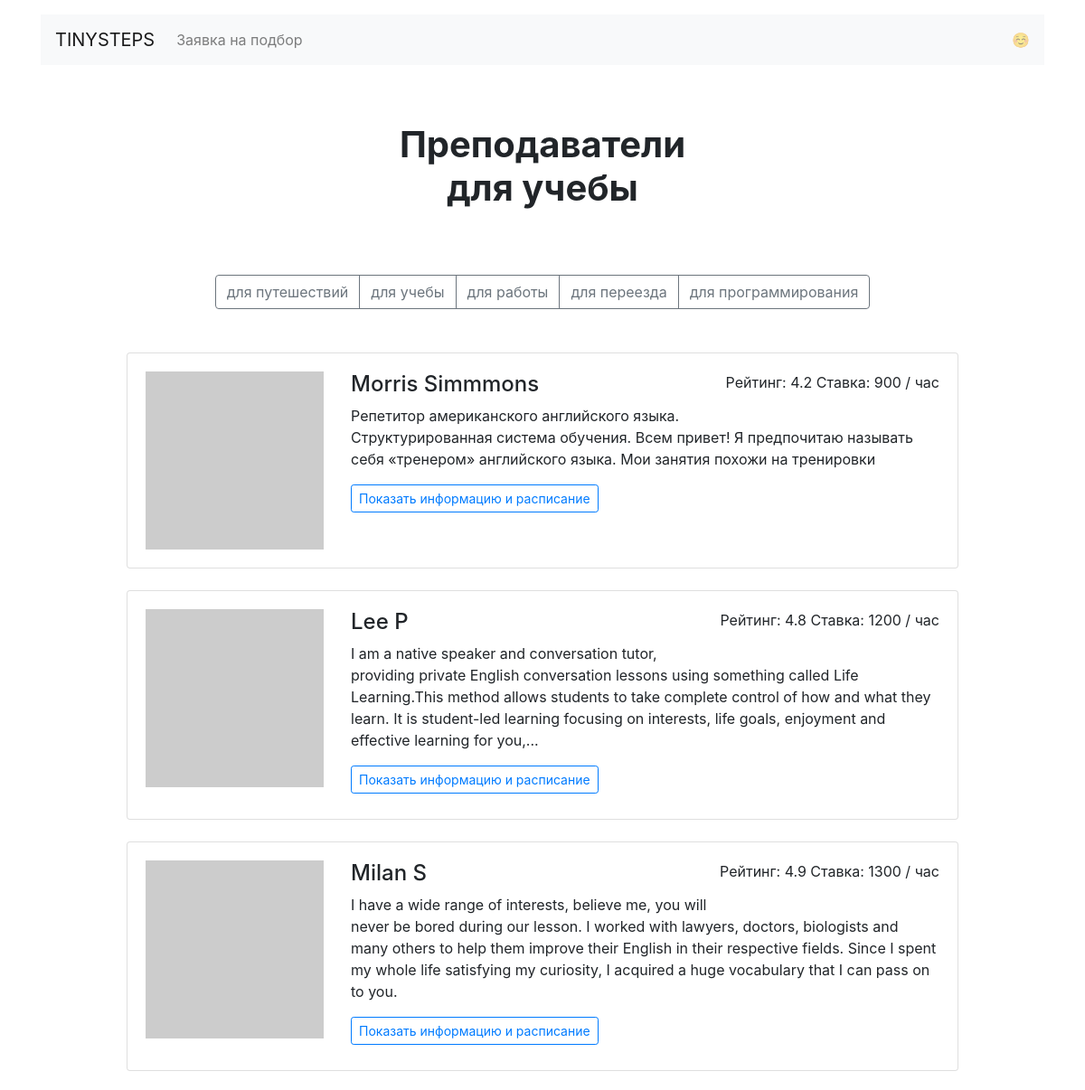
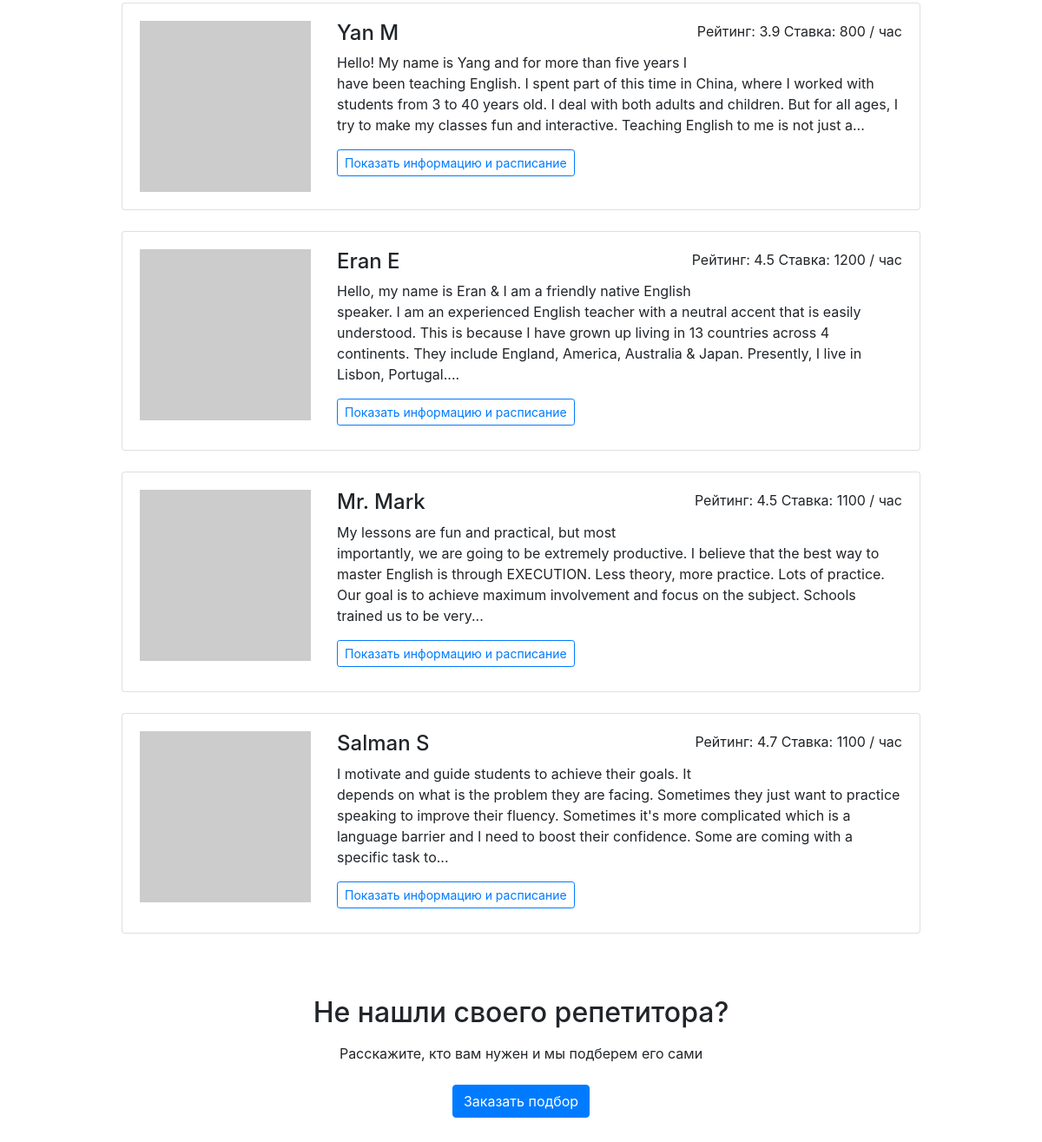
Page /goals/study/ on the committed database (2 pictures, top to bottom).
### app.py (models this page shows)
class Teachers(db.Model):
    __tablename__ = "teachers"
    id = db.Column(db.Integer, primary_key=True)
    name = db.Column(db.String, nullable=False)
    about = db.Column(db.String)
    rating = db.Column(db.Float, nullable=False)
    picture = db.Column(db.String, nullable=False)
    price = db.Column(db.Integer, nullable=False)
    gender = db.Column(db.Boolean, nullable=False)
    travel = db.Column(db.Boolean, nullable=False)
    study = db.Column(db.Boolean, nullable=False)
    work = db.Column(db.Boolean, nullable=False)
    program = db.Column(db.Boolean, nullable=False)
    relocate = db.Column(db.Boolean, nullable=False)
    book = db.relationship("Booking")

### app.py (the view)
@app.route('/goals/<goal>/')
def render_goals_page(goal):
    teacher = db.session.query(Teachers).all()
    if goal == 'travel':
        teacher = db.session.query(Teachers).filter(Teachers.travel == True).all()
    elif goal == 'study':
        teacher = db.session.query(Teachers).filter(Teachers.study == True).all()
    elif goal == 'work':
        teacher = db.session.query(Teachers).filter(Teachers.work == True).all()
    elif goal == 'program':
        teacher = db.session.query(Teachers).filter(Teachers.program == True).all()
    return render_template('goal.html', teachers=teacher, goal=goal, goals=goals)

### templates/goal.html
{% extends 'base.html' %}
{% block container %}
<main class="container mt-3">
  <h1 class="h1 text-center w-50 mx-auto mt-1 py-5 mb-4"><strong>Преподаватели <br> {{ goals[goal] }}</strong></h1>
  <div class="text-center mb-5">
    <div class="btn-group mx-auto mb-0" role="group" aria-label="Basic example">
      {% for item in goals %}
        <a href="{{ url_for('render_goals_page', goal=item) }}" class="btn btn-outline-secondary">{{ goals[item] }}</a>
      {% endfor %}
    </div>
  </div>
  <div class="row">
    <div class="col-12 col-lg-10 offset-lg-1 m-auto">
    {% for teach in teachers %}
      <div class="card mb-4">
        <div class="card-body">
          <div class="row">
            <div class="col-3"><img src="{{ teach.picture }}" class="img-fluid" alt=""></div>
            <div class="col-9">
              <p class="float-right">Рейтинг: {{ teach.rating }} Ставка: {{ teach.price }} / час</p>
              <h2 class="h4">{{ teach.name }}</h2>
              <p>{{ teach.about|truncate(320) }}</p>
              <a href="{{ url_for('render_profiles_page', id_teacher=teach.id) }}" class="btn btn-outline-primary btn-sm mr-3 mb-2">Показать информацию и расписание</a>
            </div>
          </div>
        </div>
      </div>
    {% endfor %}
    </div>
  </div>
  <h2 class="text-center mt-5 mb-3">Не нашли своего репетитора?</h2>
  <p class="text-center mb-4">Расскажите, кто вам нужен и мы подберем его сами</p>
  <div class="text-center pb-5">
      <a href="{{ url_for('render_request_page') }}" class="btn btn-primary">Заказать подбор</a>
  </div>
</main>
{% endblock %}

### rows in the picture
Teachers: rating "4.2", price "900", name "Morris Simmmons", about "Репетитор американского английского языка. Структурированная система обучения. Всем привет! Я предпочитаю называть себя «тренером» английского языка. Мои занятия похожи на тренировки"
Teachers: rating "4.8", price "1200", name "Lee P", about "I am a native speaker and conversation tutor, providing private English conversation lessons using something called Life Learning.This method allows students to take complete control of how and what they learn. It is student-led learning focusing on interests, life goals, enjoyment and effective learning for you,..."
Teachers: rating "4.9", price "1300", name "Milan S", about "I have a wide range of interests, believe me, you will never be bored during our lesson. I worked with lawyers, doctors, biologists and many others to help them improve their English in their respective fields. Since I spent my whole life satisfying my curiosity, I acquired a huge vocabulary that I can pass on to you."
Teachers: rating "3.9", price "800", name "Yan M", about "Hello! My name is Yang and for more than five years I have been teaching English. I spent part of this time in China, where I worked with students from 3 to 40 years old. I deal with both adults and children. But for all ages, I try to make my classes fun and interactive. Teaching English to me is not just a..."
Teachers: rating "4.5", price "1200", name "Eran E", about "Hello, my name is Eran & I am a friendly native English speaker. I am an experienced English teacher with a neutral accent that is easily understood. This is because I have grown up living in 13 countries across 4 continents. They include England, America, Australia & Japan. Presently, I live in Lisbon, Portugal...."
Teachers: rating "4.5", price "1100", name "Mr. Mark", about "My lessons are fun and practical, but most importantly, we are going to be extremely productive. I believe that the best way to master English is through EXECUTION. Less theory, more practice. Lots of practice. Our goal is to achieve maximum involvement and focus on the subject. Schools trained us to be very..."
Teachers: rating "4.7", price "1100", name "Salman S", about "I motivate and guide students to achieve their goals. It depends on what is the problem they are facing. Sometimes they just want to practice speaking to improve their fluency. Sometimes it's more complicated which is a language barrier and I need to boost their confidence. Some are coming with a specific task to..."

### other values in the picture
{{ goals[goal] }} "для учебы"
{{ goals[item] }} "для путешествий" "для учебы" "для работы" "для переезда" "для программирования"
